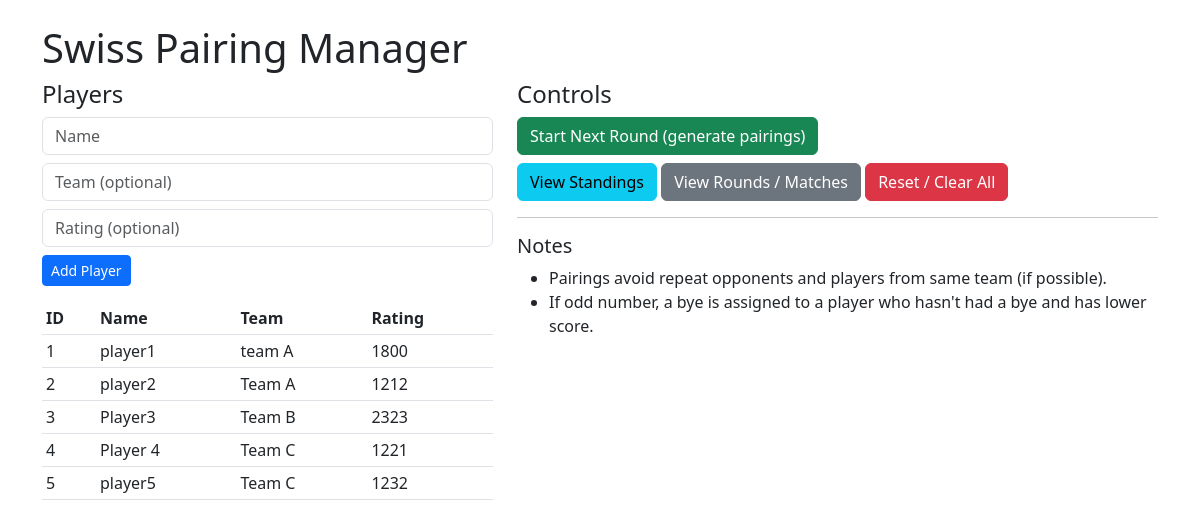
The page / on the database its author committed.
### models.py (models this page shows)
class Player(Base):
    __tablename__ = 'players'
    id = Column(Integer, primary_key=True)
    name = Column(String)
    team = Column(String)
    rating = Column(Integer)

### main.py (the view)
@app.route("/")
def index():
    sess = get_session()
    players = sess.query(Player).order_by(Player.id).all()
    return render_template("index.html", players=players)

### models.py (called while the page is built)
def get_session():
    return Session()

### templates/index.html (shortened to what this page needs)
<!doctype html>
<html>
<head>
  <link href="https://cdn.jsdelivr.net/npm/bootstrap@5.3.0/dist/css/bootstrap.min.css" rel="stylesheet">
</head>
<body>
  <div class="container py-4">
    <h1>Swiss Pairing Manager</h1>
    <div class="row">
      <div class="col-md-5">
        <h4>Players</h4>
        <form method="post" action="{{ url_for('add_player') }}" class="mb-3">
          <div class="mb-2"><input name="name" placeholder="Name" required class="form-control"></div>
          <div class="mb-2"><input name="team" placeholder="Team (optional)" class="form-control"></div>
          <div class="mb-2"><input name="rating" placeholder="Rating (optional)" type="number" class="form-control"></div>
          <button class="btn btn-primary btn-sm">Add Player</button>
        </form>
        <table class="table table-sm">
        <thead>
            <tr><th>ID</th><th>Name</th><th>Team</th><th>Rating</th></tr>
        </thead>
        <tbody>
            {% if players|length == 0 %}
            <tr>
                <td colspan="4" class="text-center text-muted py-3">
                <em>No players added yet.</em><br>
                <small>Add players using the form above.</small>
                </td>
            </tr>
            {% else %}
            {% for p in players %}
            <tr>
                <td>{{ p.id }}</td>
                <td>{{ p.name }}</td>
                <td>{{ p.team }}</td>
                <td>{{ p.rating }}</td>
            </tr>
            {% endfor %}
            {% endif %}
        </tbody>
        </table>
      </div>
      <div class="col-md-7">
        <h4>Controls</h4>
        <form method="post" action="{{ url_for('start_round') }}" class="mb-2">
          <button class="btn btn-success">Start Next Round (generate pairings)</button>
        </form>
        <a href="{{ url_for('standings') }}" class="btn btn-info">View Standings</a>
        <a href="{{ url_for('rounds') }}" class="btn btn-secondary">View Rounds / Matches</a>
        <form method="post" action="{{ url_for('reset') }}" style="display:inline-block" onsubmit="return confirm('Reset DB?')">
          <button class="btn btn-danger">Reset / Clear All</button>
        </form>
        <hr>
        <h5>Notes</h5>
        <ul>
          <li>Pairings avoid repeat opponents and players from same team (if possible).</li>
          <li>If odd number, a bye is assigned to a player who hasn't had a bye and has lower score.</li>
        </ul>
      </div>
    </div>
  </div>
</body>
</html>

### rows shown on the page
Player: id "1", name "player1", team "team A", rating "1800"
Player: id "2", name "player2", team "Team A", rating "1212"
Player: id "3", name "Player3", team "Team B", rating "2323"
Player: id "4", name "Player 4", team "Team C", rating "1221"
Player: id "5", name "player5", team "Team C", rating "1232"
